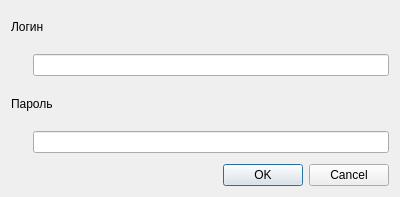
<?xml version="1.0" encoding="UTF-8"?>
<ui version="4.0">
 <class>LoginDialog</class>
 <widget class="QDialog" name="LoginDialog">
  <property name="geometry">
   <rect>
    <x>0</x>
    <y>0</y>
    <width>400</width>
    <height>197</height>
   </rect>
  </property>
  <property name="windowTitle">
   <string>Login Dialog</string>
  </property>
  <property name="windowIcon">
   <iconset resource="../images.qrc">
    <normaloff>:/16/images/16/system-lock-screen-2.png</normaloff>:/16/images/16/system-lock-screen-2.png</iconset>
  </property>
  <layout class="QVBoxLayout" name="verticalLayout_2">
   <item>
    <layout class="QVBoxLayout" name="verticalLayout">
     <item>
      <widget class="QLabel" name="label_2">
       <property name="text">
        <string>Логин</string>
       </property>
      </widget>
     </item>
     <item>
      <widget class="QFrame" name="frame">
       <property name="frameShape">
        <enum>QFrame::Shape::NoFrame</enum>
       </property>
       <property name="frameShadow">
        <enum>QFrame::Shadow::Raised</enum>
       </property>
       <layout class="QGridLayout" name="gridLayout">
        <property name="leftMargin">
         <number>0</number>
        </property>
        <property name="topMargin">
         <number>0</number>
        </property>
        <property name="rightMargin">
         <number>0</number>
        </property>
        <property name="bottomMargin">
         <number>0</number>
        </property>
        <item row="0" column="0">
         <widget class="QLabel" name="label">
          <property name="minimumSize">
           <size>
            <width>16</width>
            <height>16</height>
           </size>
          </property>
          <property name="maximumSize">
           <size>
            <width>25</width>
            <height>25</height>
           </size>
          </property>
          <property name="baseSize">
           <size>
            <width>25</width>
            <height>25</height>
           </size>
          </property>
          <property name="text">
           <string/>
          </property>
          <property name="pixmap">
           <pixmap resource="../images.qrc">:/48/images/48/identity.png</pixmap>
          </property>
          <property name="scaledContents">
           <bool>true</bool>
          </property>
         </widget>
        </item>
        <item row="0" column="1">
         <widget class="QLineEdit" name="leLogin"/>
        </item>
       </layout>
      </widget>
     </item>
     <item>
      <widget class="QLabel" name="label_3">
       <property name="text">
        <string>Пароль</string>
       </property>
      </widget>
     </item>
     <item>
      <widget class="QFrame" name="frame_2">
       <property name="frameShape">
        <enum>QFrame::Shape::NoFrame</enum>
       </property>
       <property name="frameShadow">
        <enum>QFrame::Shadow::Plain</enum>
       </property>
       <layout class="QGridLayout" name="gridLayout_2">
        <property name="leftMargin">
         <number>0</number>
        </property>
        <property name="topMargin">
         <number>0</number>
        </property>
        <property name="rightMargin">
         <number>0</number>
        </property>
        <property name="bottomMargin">
         <number>0</number>
        </property>
        <item row="0" column="0">
         <widget class="QLabel" name="label_4">
          <property name="minimumSize">
           <size>
            <width>16</width>
            <height>16</height>
           </size>
          </property>
          <property name="maximumSize">
           <size>
            <width>20</width>
            <height>20</height>
           </size>
          </property>
          <property name="baseSize">
           <size>
            <width>16</width>
            <height>16</height>
           </size>
          </property>
          <property name="text">
           <string/>
          </property>
          <property name="pixmap">
           <pixmap resource="../images.qrc">:/16/images/16/key.png</pixmap>
          </property>
          <property name="scaledContents">
           <bool>true</bool>
          </property>
         </widget>
        </item>
        <item row="0" column="1">
         <widget class="QLineEdit" name="lePasswd">
          <property name="echoMode">
           <enum>QLineEdit::EchoMode::Password</enum>
          </property>
         </widget>
        </item>
       </layout>
      </widget>
     </item>
    </layout>
   </item>
   <item>
    <widget class="QDialogButtonBox" name="buttonBox">
     <property name="orientation">
      <enum>Qt::Orientation::Horizontal</enum>
     </property>
     <property name="standardButtons">
      <set>QDialogButtonBox::StandardButton::Cancel|QDialogButtonBox::StandardButton::Ok</set>
     </property>
    </widget>
   </item>
  </layout>
 </widget>
 <resources>
  <include location="../images.qrc"/>
 </resources>
 <connections>
  <connection>
   <sender>buttonBox</sender>
   <signal>accepted()</signal>
   <receiver>LoginDialog</receiver>
   <slot>accept()</slot>
   <hints>
    <hint type="sourcelabel">
     <x>248</x>
     <y>254</y>
    </hint>
    <hint type="destinationlabel">
     <x>157</x>
     <y>274</y>
    </hint>
   </hints>
  </connection>
  <connection>
   <sender>buttonBox</sender>
   <signal>rejected()</signal>
   <receiver>LoginDialog</receiver>
   <slot>reject()</slot>
   <hints>
    <hint type="sourcelabel">
     <x>316</x>
     <y>260</y>
    </hint>
    <hint type="destinationlabel">
     <x>286</x>
     <y>274</y>
    </hint>
   </hints>
  </connection>
 </connections>
</ui>
